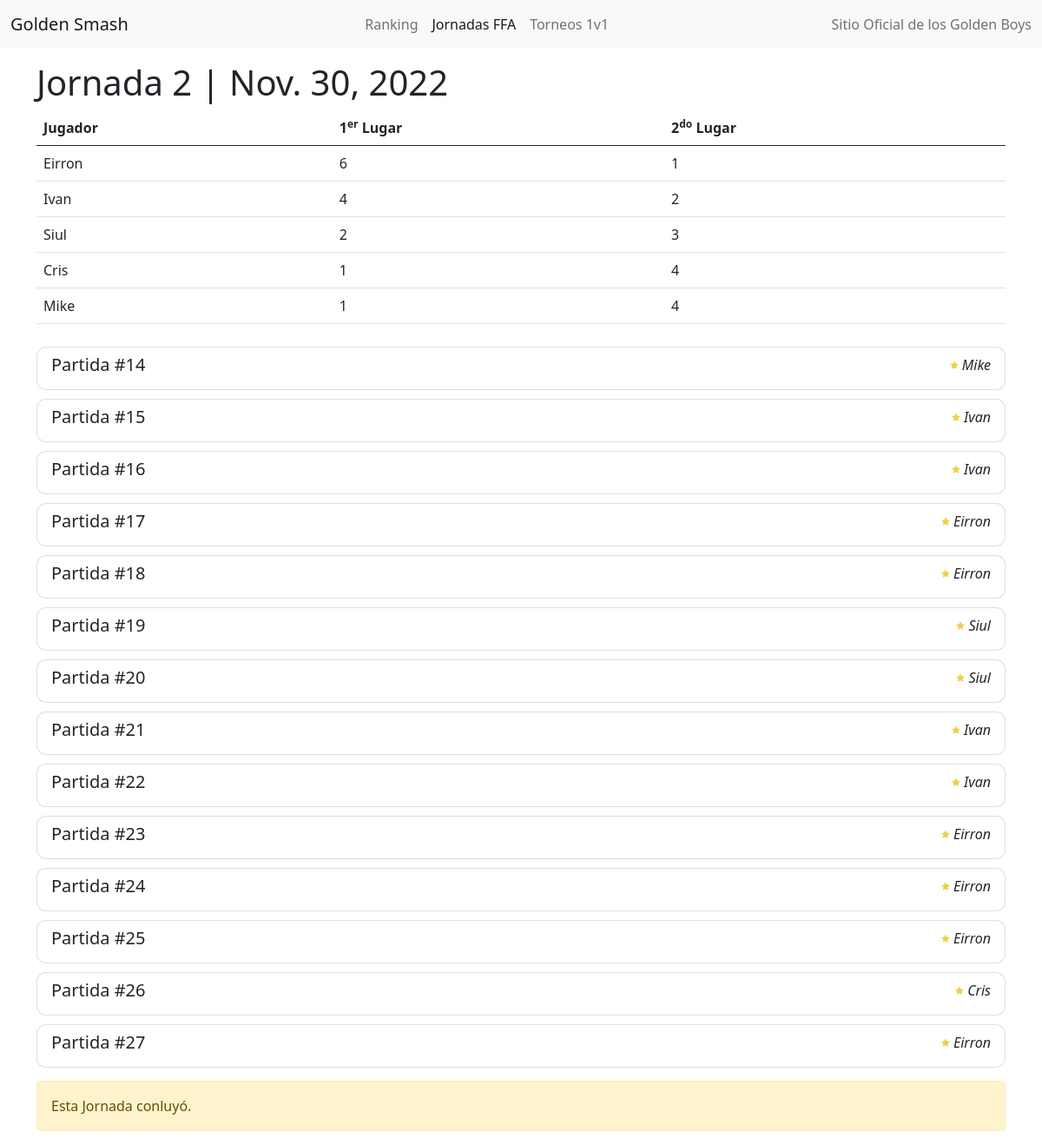
Page /journey/Eirron/2 on the committed database.
### tournament/models.py (models this page shows, shortened)
class Journey(models.Model):
    date = models.DateField()
    number = models.IntegerField(default=0)
    isActive = models.BooleanField(default=True)
    JourneyType = models.CharField(max_length=50, blank=True, null=True, default="Journey")
    Round = models.IntegerField(default=1)

class Player(models.Model):
    nickname = models.CharField(max_length=100)
    def __str__(self):
        return self.nickname

### tournament/views.py (the view, shortened to what this page needs)
# urls.py: path('journey/<nickname>/<id>', tournament_views.journey, name='journey'),
def journey(request, nickname, id):
    if request.method == 'GET':
        journey = get_object_or_404(Journey, id=id)
        matches = Match.objects.filter(journey=journey)
        blankForm = MatchForm()
        childForm = PlayerMatchForm()
        matchesDto = []
        winnerMatchesDto = []
        winnerMatches = [x.win for x in matches]
        secondMatches = [x.second for x in matches]
        for match in matches:
            playersList = []
            playerMatches = PlayerMatch.objects.filter(match=match)
            for playerMatch in playerMatches:
                playersList.append(playerMatch)
                playersList.sort(key=lambda playerInstance: 0 if playerInstance.kills is None else playerInstance.kills, reverse=True)
                winCount = winnerMatches.count(playerMatch.player)
                secountCount = secondMatches.count(playerMatch.player)
                if playerMatch.player not in [x.player for x in winnerMatchesDto]:
                    winnerMatchesDto.append(matchSumDto(player=playerMatch.player, winCount=winCount, secondCount=secountCount))
            matchesDto.append(matchDto(id=match.id, win=match.win, second=match.second, players=playersList))
        winnerMatchesDto.sort(key=lambda x: x.winCount, reverse=True)
        context = {
            "form": blankForm,
            "childForm": childForm,
            "activeView":"journeys",
            "nickname": nickname,
            "journey": journey,
            "matchesqueryset": matchesDto,
            "journeySum": winnerMatchesDto,
        }
        return render(request, 'journey-detail.html', context)

### tournament/templates/journey-detail.html (shortened to what this page needs)
    {% extends "navigation.html" %}
    {% block content %}
    {% load static %}
    <div class="container">
        <h1 style="margin-top: 15px;">Jornada {{journey.number}} | {{journey.date}} </h1>
        <table class="table">
            <tbody>
                <thead>
                    <tr>
                      <th scope="col">Jugador</th>
                      <th scope="col">1<sup>er</sup> Lugar</th>
                      <th scope="col">2<sup>do</sup> Lugar</th>
                    </tr>
                  </thead>
                {% for playerInstanceSum in journeySum%}
                    <tr>
                        <td>{{playerInstanceSum.player}}</td>
                        <td>{{playerInstanceSum.winCount}}</td>
                        <td>{{playerInstanceSum.secondCount}}</td>
                    </tr>
                {% endfor %}
            </tbody>
        </table>
        <div style="margin-top: 15px; margin-bottom: 15px;" class="classification">
            <ul class="list-group">
                {% for instance in matchesqueryset %}
                <a style="color: black; text-decoration: none; margin-top: 10px;"data-bs-toggle="collapse" href="#partida{{instance.id}}" role="button" aria-expanded="false" aria-controls="collapseExample">
                    <li class="list-group-item" style="border-radius:11px;">
                        <div class="row">
                            <div class="col">
                                <h5>Partida #{{ instance.id }}</h5>
                            </div>
                            <div class="col" style="
                            text-align: right;
                            font-weight: lighter;
                            font-style: italic;">
                                {{ instance.win.nickname }}
                            </div>
                        </div>
                    </li>
                </a>
                {% endfor %}
            </ul>
        </div>
        {% if not journey.isActive %}
            <div class="alert alert-warning" role="alert">
                Esta Jornada conluy&oacute;.
            </div>
        {% endif %}
    </div>
    {% endblock content %}

### rows in the picture
Journey: number "2", date "Nov. 30, 2022"
Player: player "Eirron", win.nickname "Eirron" "Eirron" "Eirron" "Eirron" "Eirron" "Eirron"
Player: player "Ivan", win.nickname "Ivan" "Ivan" "Ivan" "Ivan"
Player: player "Siul", win.nickname "Siul" "Siul"
Player: player "Cris", win.nickname "Cris"
Player: player "Mike", win.nickname "Mike"

### other values in the picture
{{ playerInstanceSum.winCount }} "6" "4" "2" "1" "1"
{{ playerInstanceSum.secondCount }} "1" "2" "3" "4" "4"
{{ instance.id }} "14" "15" "16" "17" "18" "19" "20" "21" "22" "23" "24" "25" "26" "27"
